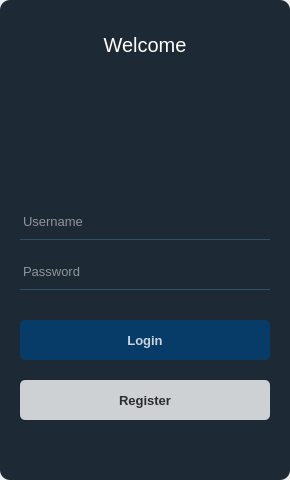
<?xml version="1.0" encoding="UTF-8"?>
<ui version="4.0">
 <class>Form</class>
 <widget class="QWidget" name="Form">
  <property name="geometry">
   <rect>
    <x>0</x>
    <y>0</y>
    <width>290</width>
    <height>480</height>
   </rect>
  </property>
  <property name="windowTitle">
   <string>Form</string>
  </property>
  <property name="styleSheet">
   <string notr="true">QLabel#label_2{
color:rgba(255,255,255,255);
}
QPushButton#pushButton{
background-color:rgba(2,65,118,255);
color:rgba(255,255,255,200);
border-radius:5px;
}

QPushButton#pushButton:pressed{
padding-left:5px;
padding-top:5px;
background-color:rgba(2,65,118,100);
background-position:calc(100%-10px)center;
}

QPushButton#pushButton{
background-color:rgba(2,65,118,200);
}

QPushButton#pushButton_2{
background-color:rgba(255,255,255,200);
color:rgba(0,0,0,200);
border-radius:5px;
}

QPushButton#pushButton_2:pressed{
padding-left:5px;
padding-top:5px;
background-color:rgba(230,230,230,200);
background-position:calc(100%-10px)center;
}</string>
  </property>
  <widget class="QWidget" name="widget" native="true">
   <property name="geometry">
    <rect>
     <x>0</x>
     <y>0</y>
     <width>290</width>
     <height>480</height>
    </rect>
   </property>
   <widget class="QLabel" name="label">
    <property name="geometry">
     <rect>
      <x>0</x>
      <y>0</y>
      <width>290</width>
      <height>480</height>
     </rect>
    </property>
    <property name="styleSheet">
     <string notr="true">background-color:rgba(16,30,41,240);
border-radius:10px;</string>
    </property>
    <property name="text">
     <string/>
    </property>
   </widget>
   <widget class="QLineEdit" name="lineEdit">
    <property name="geometry">
     <rect>
      <x>20</x>
      <y>210</y>
      <width>250</width>
      <height>30</height>
     </rect>
    </property>
    <property name="font">
     <font>
      <pointsize>10</pointsize>
     </font>
    </property>
    <property name="styleSheet">
     <string notr="true">background-color:rgba(0,0,0,0);
border:1px solid rgba(0,0,0,0);
border-bottom-color:rgba(46,82,101,255);
color:rgb(255,255,255);
padding-bottom:7px;</string>
    </property>
    <property name="placeholderText">
     <string>Username</string>
    </property>
   </widget>
   <widget class="QLineEdit" name="lineEdit_2">
    <property name="geometry">
     <rect>
      <x>20</x>
      <y>260</y>
      <width>250</width>
      <height>30</height>
     </rect>
    </property>
    <property name="font">
     <font>
      <pointsize>10</pointsize>
     </font>
    </property>
    <property name="styleSheet">
     <string notr="true">background-color:rgba(0,0,0,0);
border:1px solid rgba(0,0,0,0);
border-bottom-color:rgba(46,82,101,255);
color:rgb(255,255,255);
padding-bottom:7px;</string>
    </property>
    <property name="echoMode">
     <enum>QLineEdit::Password</enum>
    </property>
    <property name="placeholderText">
     <string>Password</string>
    </property>
   </widget>
   <widget class="QPushButton" name="pushButton">
    <property name="geometry">
     <rect>
      <x>20</x>
      <y>320</y>
      <width>250</width>
      <height>40</height>
     </rect>
    </property>
    <property name="font">
     <font>
      <pointsize>10</pointsize>
      <weight>75</weight>
      <bold>true</bold>
     </font>
    </property>
    <property name="text">
     <string>Login</string>
    </property>
   </widget>
   <widget class="QPushButton" name="pushButton_2">
    <property name="geometry">
     <rect>
      <x>20</x>
      <y>380</y>
      <width>250</width>
      <height>40</height>
     </rect>
    </property>
    <property name="font">
     <font>
      <pointsize>10</pointsize>
      <weight>75</weight>
      <bold>true</bold>
     </font>
    </property>
    <property name="text">
     <string>Register</string>
    </property>
   </widget>
   <widget class="QPushButton" name="closeButton">
    <property name="geometry">
     <rect>
      <x>260</x>
      <y>0</y>
      <width>35</width>
      <height>25</height>
     </rect>
    </property>
    <property name="minimumSize">
     <size>
      <width>35</width>
      <height>25</height>
     </size>
    </property>
    <property name="maximumSize">
     <size>
      <width>35</width>
      <height>25</height>
     </size>
    </property>
    <property name="styleSheet">
     <string notr="true"/>
    </property>
    <property name="text">
     <string/>
    </property>
    <property name="icon">
     <iconset>
      <normaloff>./icons/x.svg</normaloff>./icons/x.svg</iconset>
    </property>
    <property name="iconSize">
     <size>
      <width>24</width>
      <height>24</height>
     </size>
    </property>
    <property name="flat">
     <bool>true</bool>
    </property>
   </widget>
   <widget class="QLabel" name="label_2">
    <property name="geometry">
     <rect>
      <x>20</x>
      <y>30</y>
      <width>250</width>
      <height>30</height>
     </rect>
    </property>
    <property name="font">
     <font>
      <pointsize>15</pointsize>
     </font>
    </property>
    <property name="text">
     <string>Welcome</string>
    </property>
    <property name="alignment">
     <set>Qt::AlignCenter</set>
    </property>
   </widget>
   <widget class="QLabel" name="label_3">
    <property name="geometry">
     <rect>
      <x>97</x>
      <y>80</y>
      <width>100</width>
      <height>100</height>
     </rect>
    </property>
    <property name="text">
     <string/>
    </property>
    <property name="pixmap">
     <pixmap resource="resources.qrc">./icons/user_big.svg</pixmap>
    </property>
   </widget>
   <widget class="QPushButton" name="hideButton">
    <property name="geometry">
     <rect>
      <x>240</x>
      <y>262</y>
      <width>20</width>
      <height>20</height>
     </rect>
    </property>
    <property name="text">
     <string/>
    </property>
    <property name="icon">
     <iconset resource="resources.qrc">
      <normaloff>./icons/eye-off.svg</normaloff>./icons/eye-off.svg</iconset>
    </property>
    <property name="iconSize">
     <size>
      <width>16</width>
      <height>16</height>
     </size>
    </property>
    <property name="flat">
     <bool>true</bool>
    </property>
   </widget>
  </widget>
 </widget>
 <resources>
  <include location="resources.qrc"/>
 </resources>
 <connections/>
</ui>
